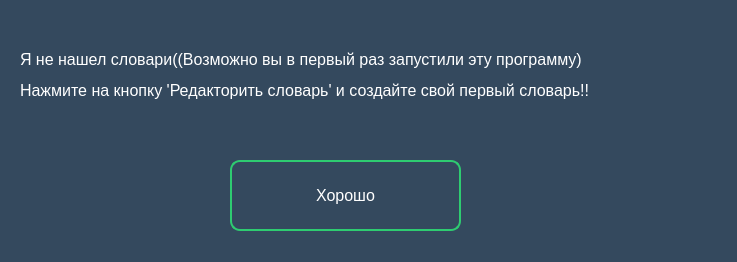
<?xml version="1.0" encoding="UTF-8"?>
<ui version="4.0">
 <class>Dialog</class>
 <widget class="QDialog" name="Dialog">
  <property name="geometry">
   <rect>
    <x>0</x>
    <y>0</y>
    <width>737</width>
    <height>262</height>
   </rect>
  </property>
  <property name="windowTitle">
   <string>Dialog</string>
  </property>
  <property name="styleSheet">
   <string notr="true">QDialog{
background-color:#34495e;

}
</string>
  </property>
  <widget class="QPushButton" name="again">
   <property name="geometry">
    <rect>
     <x>230</x>
     <y>160</y>
     <width>231</width>
     <height>71</height>
    </rect>
   </property>
   <property name="font">
    <font>
     <pointsize>12</pointsize>
    </font>
   </property>
   <property name="styleSheet">
    <string notr="true">QPushButton{
background-color:none;
border-style:solid;
border-width: 2px;
border-radius: 10px;
border-color: #2ecc71;
text-color:white;
color:white;
}
QPushButton:hover{
background-color:#2ecc71;
}</string>
   </property>
   <property name="text">
    <string>Хорошо</string>
   </property>
  </widget>
  <widget class="QLabel" name="results">
   <property name="geometry">
    <rect>
     <x>20</x>
     <y>10</y>
     <width>701</width>
     <height>131</height>
    </rect>
   </property>
   <property name="font">
    <font>
     <pointsize>12</pointsize>
    </font>
   </property>
   <property name="styleSheet">
    <string notr="true"/>
   </property>
   <property name="text">
    <string>&lt;html&gt;&lt;head/&gt;&lt;body&gt;&lt;p&gt;&lt;span style=&quot; color:#ffffff;&quot;&gt;Я не нашел словари((Возможно вы в первый раз запустили эту программу)&lt;/span&gt;&lt;/p&gt;&lt;p&gt;&lt;span style=&quot; color:#ffffff;&quot;&gt;Нажмите на кнопку 'Редакторить словарь' и создайте свой первый словарь!!&lt;/span&gt;&lt;/p&gt;&lt;/body&gt;&lt;/html&gt;</string>
   </property>
  </widget>
 </widget>
 <resources/>
 <connections/>
</ui>
